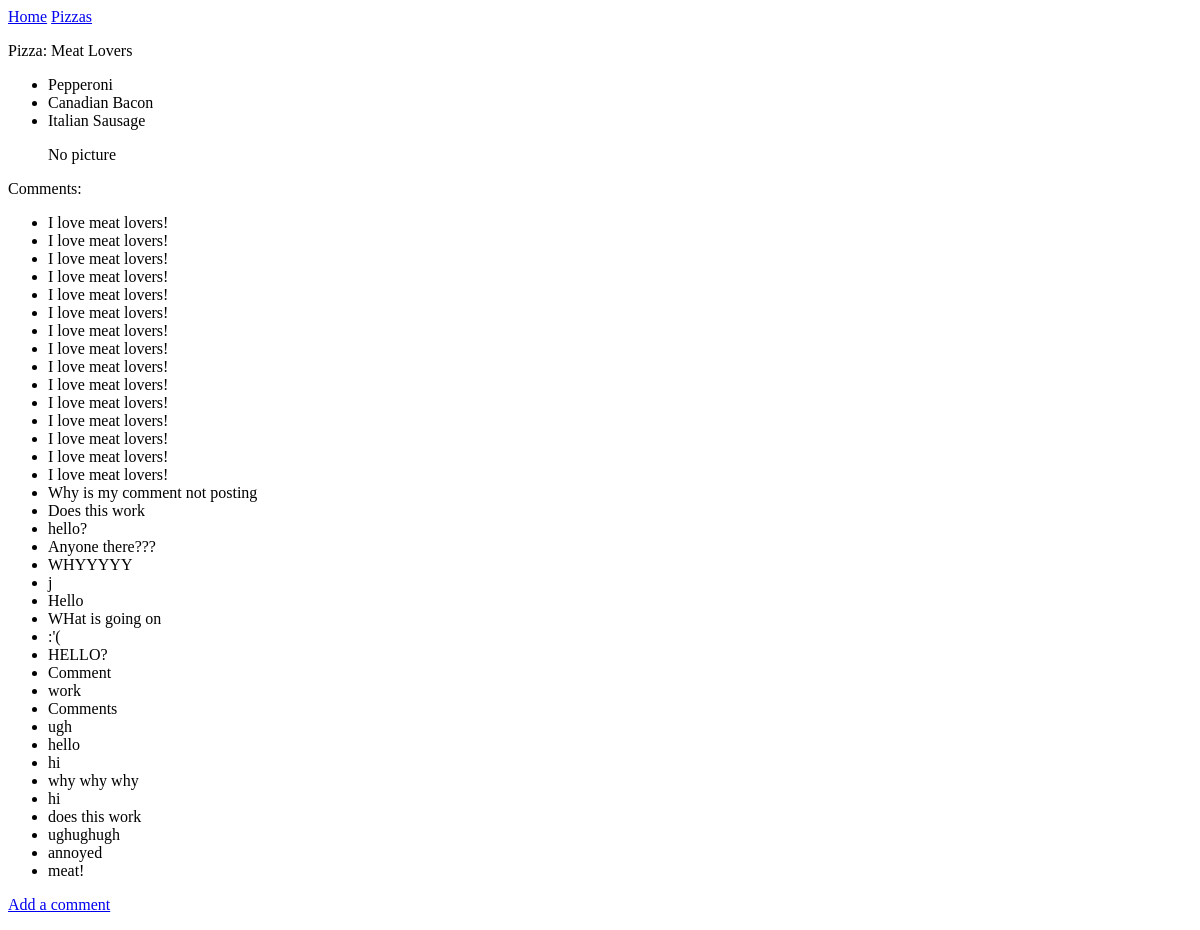
The app's page /pizzas/1/, older data.
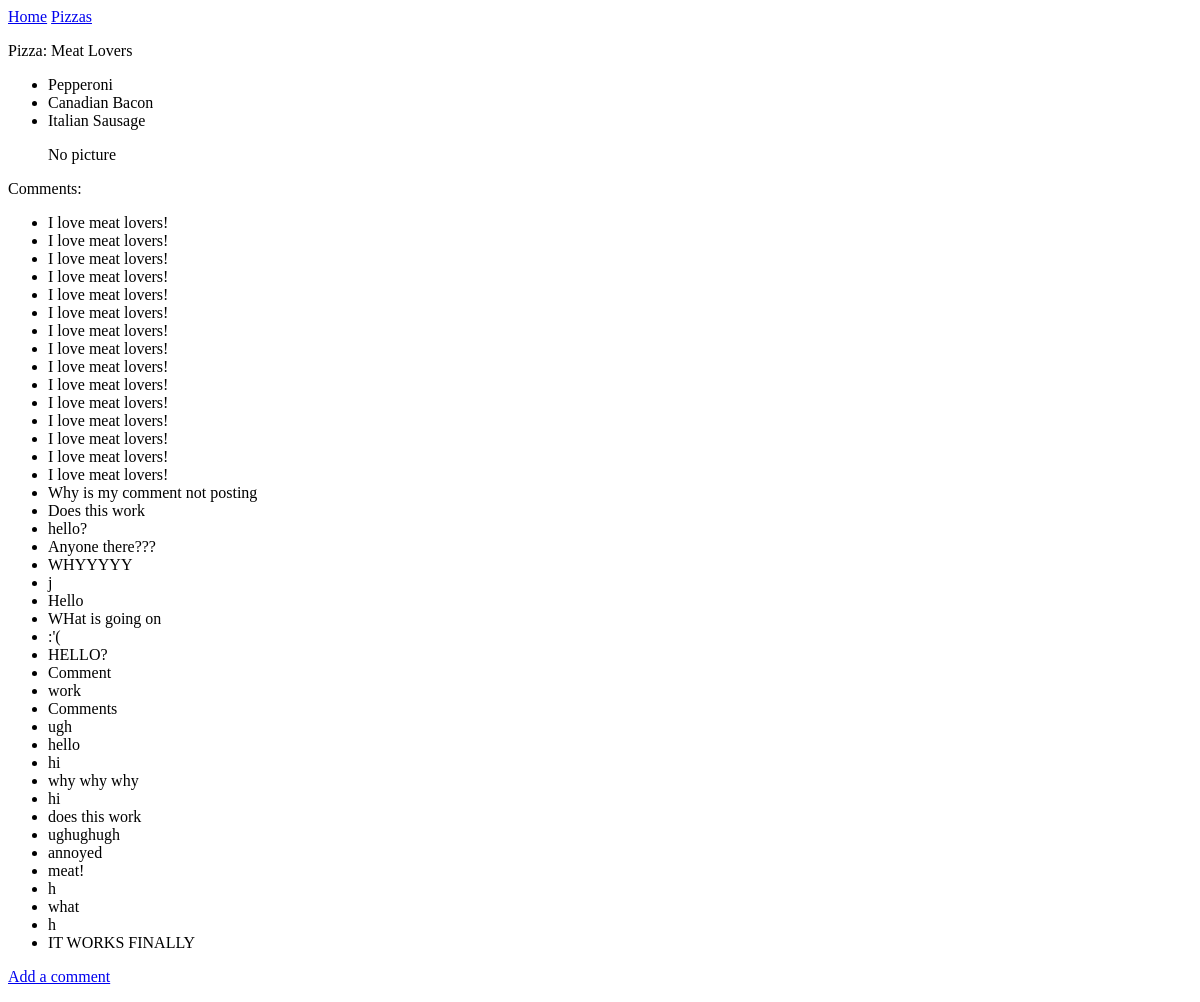
The same page, newer data.
### pizzas/models.py (models this page shows, shortened)
class Topping(models.Model):
    pizza = models.ForeignKey(Pizza, on_delete=models.CASCADE)
    topping_name = models.CharField(max_length=200)
    class Meta:
        verbose_name_plural = 'toppings'
    def __str__(self):
        return self.topping_name

class Comment(models.Model):
    pizza = models.ForeignKey(Pizza, on_delete=models.CASCADE)
    comment = models.TextField()
    date_added = models.DateTimeField(auto_now_add=True)
    class Meta:
        verbose_name_plural = 'comments'

### pizzas/views.py (the view)
# urls.py: path('pizzas/<int:pizza_id>/',views.pizza,name='pizza'),
def pizza(request, pizza_id):
    p = Pizza.objects.get(id=pizza_id)
    toppings = Topping.objects.filter(pizza=p)
    comment = Comment.objects.filter(pizza=p)
    image = Image.objects.filter(pizza=p)
    context = {'pizza':p, 'toppings':toppings, 'comment':comment, 'image':image}
    return render(request, 'pizzas/pizza.html', context)

### pizzas/models.py (called while the page is built)
    def __str__(self):
        return self.pizza_name

### pizzas/templates/pizzas/pizza.html
{% extends "pizzas/base.html" %}
{% block content %}
<p> Pizza: {{ pizza }} </p>
<ul>
    {% for t in toppings %}
    <li> {{ t }} </li>
    {% empty %}
    <li> No toppings for this pizza have been added yet.</li>
    {% endfor %}
</ul>
<ul>
    {% for p in image %}
    <img src="{{ p.image.url }}" style='width:500px;height:500px'>
    {% empty %}
    <p>No picture</p>
    {% endfor %}
</ul>
<p>Comments:</p>
<ul>
    {% for c in comment %}
        <li>{{ c.comment }}</li>
    {% empty %}
    <p> No comments have been made yet.</p>
    {% endfor %}
</ul>
<p>
    <a href="{% url 'pizzas:new_comment' pizza.id %}"> Add a comment </a>
</p>
{% endblock content %}

Row changes from the older to the newer data that the page shows:
added Comment: comment "h"
added Comment: comment "what"
added Comment: comment "h"
added Comment: comment "IT WORKS FINALLY"
